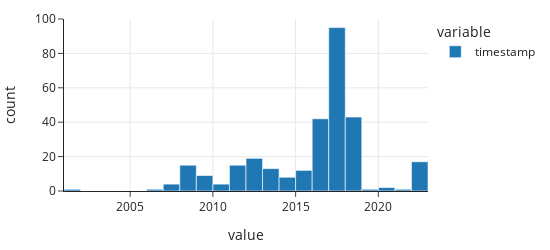

Write notebook code for a chart like this one.
### Markdown cell above
Taking a closer look at the new articles published before 2000 in the dataset would show that the timestamps don't match the actual publish date of the article. These data issues are most likely related to the web scraper getting inaccurate information from the web pages, so we can zoom into the region of the histogram after 2000.

### Code cell
px.histogram(X_train.loc[X_train['timestamp'] > '2000', 'timestamp'],
             width=550, height=250)

### Figure 1 — Plotly figure (JSON) as saved in the notebook; plotly's stock layout.template omitted (floating-point values rounded to 4 significant figures; data arrays with more than 128 entries replaced by an {"elided": "..."} marker saying what was removed)
{"data": [{"alignmentgroup": "True", "bingroup": "x", "hovertemplate": "variable=timestamp<br>value=%{x}<br>count=%{y}<extra></extra>", "legendgroup": "timestamp", "marker": {"color": "#1F77B4", "pattern": {"shape": ""}}, "name": "timestamp", "offsetgroup": "timestamp", "orientation": "v", "showlegend": true, "type": "histogram", "x": {"elided": "302 str values"}, "xaxis": "x", "yaxis": "y"}], "layout": {"barmode": "relative", "height": 250, "legend": {"title": {"text": "variable"}, "tracegroupgap": 0}, "width": 550, "xaxis": {"anchor": "y", "autorange": true, "domain": [0, 1], "range": ["2001-01-01", "2023-01-01"], "title": {"text": "value"}, "type": "date"}, "yaxis": {"anchor": "x", "autorange": true, "domain": [0, 1], "range": [0, 100], "title": {"text": "count"}}}}
